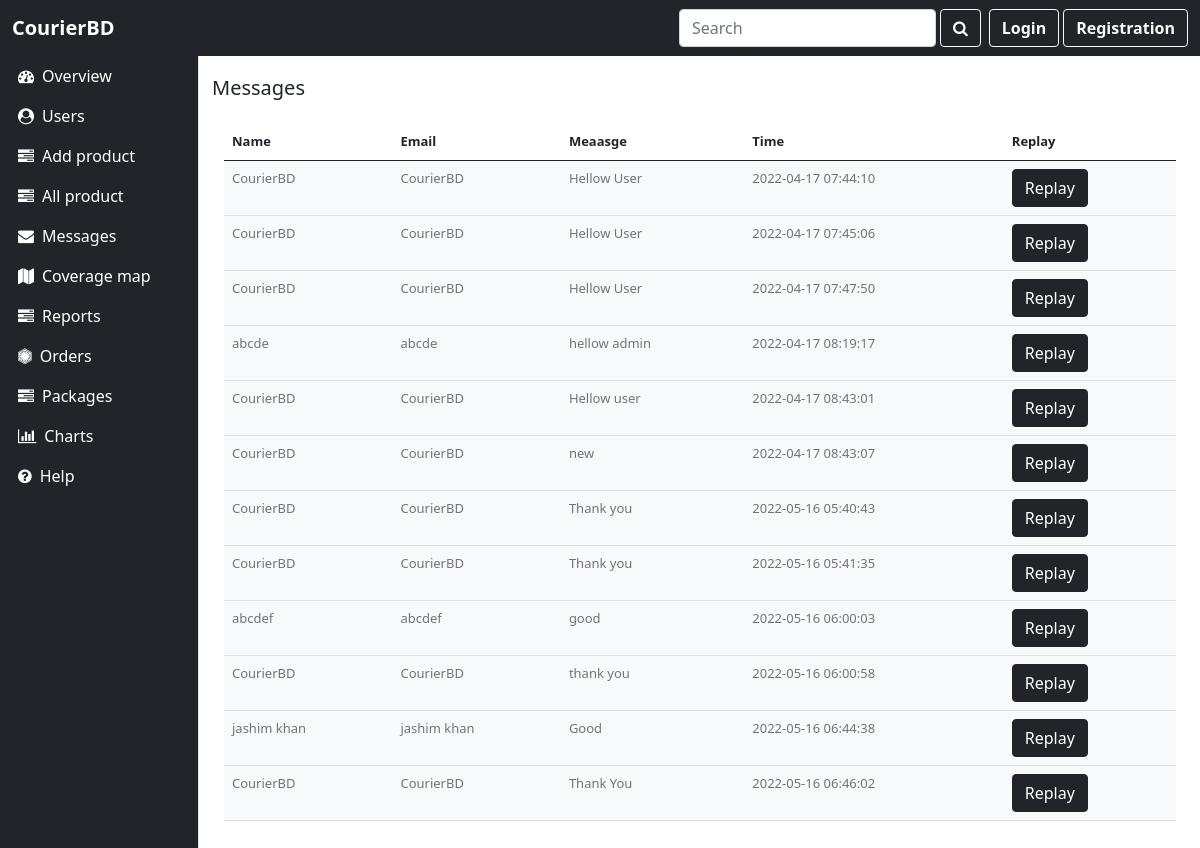
Page /dashboard/message.php on the committed database.
### tables this page shows
CREATE TABLE `contact` (
  `ContactID` int(11) NOT NULL,
  `name` varchar(255) NOT NULL,
  `byEmail` varchar(255) NOT NULL,
  `toEmail` varchar(255) NOT NULL,
  `msg` text NOT NULL,
  `time` timestamp NOT NULL DEFAULT current_timestamp()
);

### dashboard/message.php (the view, shortened to what this page needs)
<!DOCTYPE html>
<html lang="en">
<head>
    <link rel="stylesheet" href='/CourierBD/assets/bootstrap/css/bootstrap.min.css'>
    <link rel=" stylesheet" href='/CourierBD/assets/css/style.css'>
    <link rel="stylesheet" href='/CourierBD/assets/font-awesome/css/font-awesome.min.css'>
</head>
<body id="admin_root">
    <?php include 'header.php' ?>
    <div class="container my-5">
        <h5 class="py-3">Messages</h5>
       <div class="container">
            <table class="table bg-white " style="font-size: 13px;">
            <thead class="bg-white">
                <tr>
                    <th scope="col">Name </th>
                    <th scope="col">Email </th>
                    <th scope="col">Meaasge </th>
                    <th scope="col">Time </th>
                    <th scope="col">Replay </th>
                </tr>
            </thead>
            <tbody class="text-secondary bg-light">
                <?php
                $sql =  "SELECT * FROM `contact`";
                $result = mysqli_query($conn, $sql);
                while ($row = mysqli_fetch_assoc($result)) {?>
            <tr>
                <td><?php echo $row['name'] ?></td>
                <td><?php echo $row['name'] ?></td>
                <td><?php echo $row['msg'] ?></td>
                <td><?php echo $row['time'] ?></td>
                <td>
                    <?php echo "<a href='replay.php?ContactID=$row[ContactID]' class='btn btn-dark'>Replay</a>"; ?>
                </td>
            </tr>
             <?php   }
                ?>
            </tbody>
        </table>
       </div>
    </div>
</body>
</html>

### assets/css/style.css (style rules this page uses)
* { list-style: none; }
#admin_root { margin-left: 200px; margin-top: 60px; }

### rows in the picture
contact: name "CourierBD", msg "Hellow User", time "2022-04-17 07:44:10"
contact: name "CourierBD", msg "Hellow User", time "2022-04-17 07:45:06"
contact: name "CourierBD", msg "Hellow User", time "2022-04-17 07:47:50"
contact: name "abcde", msg "hellow admin", time "2022-04-17 08:19:17"
contact: name "CourierBD", msg "Hellow user", time "2022-04-17 08:43:01"
contact: name "CourierBD", msg "new", time "2022-04-17 08:43:07"
contact: name "CourierBD", msg "Thank you", time "2022-05-16 05:40:43"
contact: name "CourierBD", msg "Thank you", time "2022-05-16 05:41:35"
contact: name "abcdef", msg "good", time "2022-05-16 06:00:03"
contact: name "CourierBD", msg "thank you", time "2022-05-16 06:00:58"
contact: name "jashim khan", msg "Good", time "2022-05-16 06:44:38"
contact: name "CourierBD", msg "Thank You", time "2022-05-16 06:46:02"
